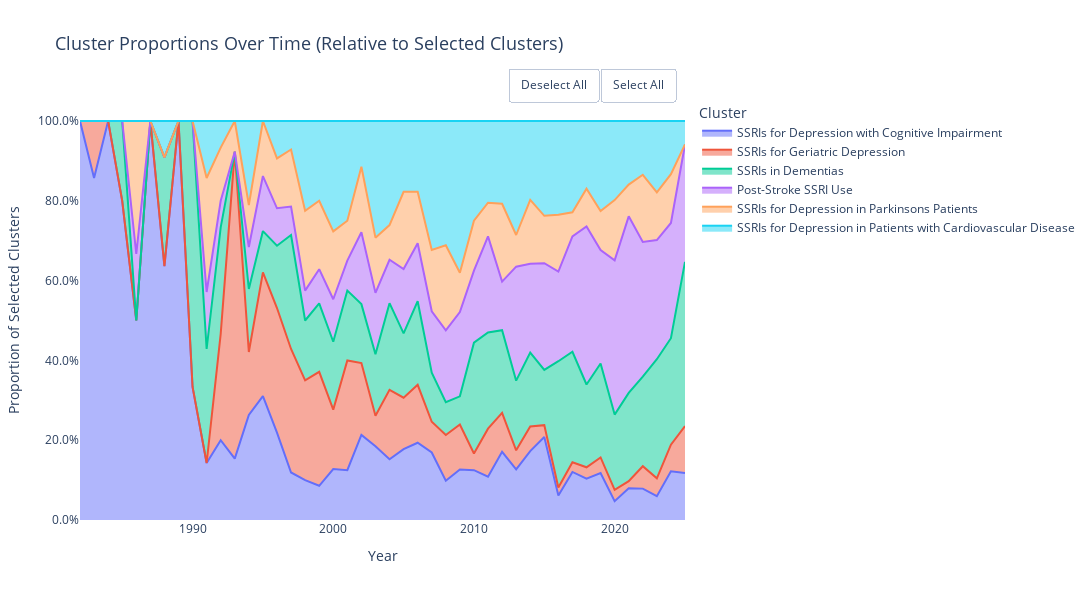

Notebook cell for this chart:
### Code cell
fig2_subset

### Figure 1 — Plotly figure (JSON) as saved in the notebook; plotly's stock layout.template omitted (floating-point values rounded to 4 significant figures)
{"data": [{"fillpattern": {"shape": ""}, "hovertemplate": "<b>%{fullData.name}</b><br>Year: %{x}<br>Proportion: %{y:.2%}<extra></extra>", "legendgroup": "SSRIs for Depression with Cognitive Impairment", "line": {"color": "#636EFA"}, "marker": {"symbol": "circle"}, "mode": "lines", "name": "SSRIs for Depression with Cognitive Impairment", "orientation": "v", "showlegend": true, "stackgroup": "1", "type": "scatter", "x": [1982, 1983, 1984, 1985, 1986, 1987, 1988, 1989, 1990, 1991, 1992, 1993, 1994, 1995, 1996, 1997, 1998, 1999, 2000, 2001, 2002, 2003, 2004, 2005, 2006, 2007, 2008, 2009, 2010, 2011, 2012, 2013, 2014, 2015, 2016, 2017, 2018, 2019, 2020, 2021, 2022, 2023, 2024, 2025], "xaxis": "x", "y": [1.0, 0.8571, 1.0, 0.8, 0.5, 1.0, 0.6364, 1.0, 0.3333, 0.1429, 0.2, 0.1538, 0.2632, 0.3103, 0.2188, 0.119, 0.1, 0.08571, 0.1277, 0.125, 0.2131, 0.1846, 0.1522, 0.1774, 0.1935, 0.1692, 0.09836, 0.1268, 0.125, 0.1084, 0.1707, 0.127, 0.1728, 0.2079, 0.06122, 0.1205, 0.1038, 0.1176, 0.04717, 0.07965, 0.07865, 0.0597, 0.1222, 0.1176], "yaxis": "y"}, {"fillpattern": {"shape": ""}, "hovertemplate": "<b>%{fullData.name}</b><br>Year: %{x}<br>Proportion: %{y:.2%}<extra></extra>", "legendgroup": "SSRIs for Geriatric Depression", "line": {"color": "#EF553B"}, "marker": {"symbol": "circle"}, "mode": "lines", "name": "SSRIs for Geriatric Depression", "orientation": "v", "showlegend": true, "stackgroup": "1", "type": "scatter", "x": [1982, 1983, 1984, 1985, 1986, 1987, 1988, 1989, 1990, 1991, 1992, 1993, 1994, 1995, 1996, 1997, 1998, 1999, 2000, 2001, 2002, 2003, 2004, 2005, 2006, 2007, 2008, 2009, 2010, 2011, 2012, 2013, 2014, 2015, 2016, 2017, 2018, 2019, 2020, 2021, 2022, 2023, 2024, 2025], "xaxis": "x", "y": [0.0, 0.1429, 0.0, 0.0, 0.0, 0.0, 0.0, 0.0, 0.0, 0.0, 0.2667, 0.7692, 0.1579, 0.3103, 0.3125, 0.3095, 0.25, 0.2857, 0.1489, 0.275, 0.1803, 0.07692, 0.1739, 0.129, 0.1452, 0.07692, 0.1148, 0.1127, 0.04167, 0.1205, 0.09756, 0.04762, 0.06173, 0.0297, 0.02041, 0.0241, 0.0283, 0.03922, 0.0283, 0.0177, 0.05618, 0.04478, 0.06667, 0.1176], "yaxis": "y"}, {"fillpattern": {"shape": ""}, "hovertemplate": "<b>%{fullData.name}</b><br>Year: %{x}<br>Proportion: %{y:.2%}<extra></extra>", "legendgroup": "SSRIs in Dementias", "line": {"color": "#00CC96"}, "marker": {"symbol": "circle"}, "mode": "lines", "name": "SSRIs in Dementias", "orientation": "v", "showlegend": true, "stackgroup": "1", "type": "scatter", "x": [1982, 1983, 1984, 1985, 1986, 1987, 1988, 1989, 1990, 1991, 1992, 1993, 1994, 1995, 1996, 1997, 1998, 1999, 2000, 2001, 2002, 2003, 2004, 2005, 2006, 2007, 2008, 2009, 2010, 2011, 2012, 2013, 2014, 2015, 2016, 2017, 2018, 2019, 2020, 2021, 2022, 2023, 2024, 2025], "xaxis": "x", "y": [0.0, 0.0, 0.0, 0.2, 0.0, 0.0, 0.2727, 0.0, 0.6667, 0.2857, 0.2667, 0.0, 0.1579, 0.1034, 0.1562, 0.2857, 0.15, 0.1714, 0.1702, 0.175, 0.1475, 0.1538, 0.2174, 0.1613, 0.2097, 0.1231, 0.08197, 0.07042, 0.2778, 0.241, 0.2073, 0.1746, 0.1852, 0.1386, 0.3163, 0.2771, 0.2075, 0.2353, 0.1887, 0.2212, 0.2247, 0.2985, 0.2667, 0.4118], "yaxis": "y"}, {"fillpattern": {"shape": ""}, "hovertemplate": "<b>%{fullData.name}</b><br>Year: %{x}<br>Proportion: %{y:.2%}<extra></extra>", "legendgroup": "Post-Stroke SSRI Use", "line": {"color": "#AB63FA"}, "marker": {"symbol": "circle"}, "mode": "lines", "name": "Post-Stroke SSRI Use", "orientation": "v", "showlegend": true, "stackgroup": "1", "type": "scatter", "x": [1982, 1983, 1984, 1985, 1986, 1987, 1988, 1989, 1990, 1991, 1992, 1993, 1994, 1995, 1996, 1997, 1998, 1999, 2000, 2001, 2002, 2003, 2004, 2005, 2006, 2007, 2008, 2009, 2010, 2011, 2012, 2013, 2014, 2015, 2016, 2017, 2018, 2019, 2020, 2021, 2022, 2023, 2024, 2025], "xaxis": "x", "y": [0.0, 0.0, 0.0, 0.0, 0.1667, 0.0, 0.0, 0.0, 0.0, 0.1429, 0.06667, 0.0, 0.1053, 0.1379, 0.09375, 0.07143, 0.075, 0.08571, 0.1064, 0.075, 0.1803, 0.1538, 0.1087, 0.1613, 0.1452, 0.1538, 0.1803, 0.2113, 0.1806, 0.241, 0.122, 0.2857, 0.2222, 0.2673, 0.2245, 0.2892, 0.3962, 0.2843, 0.3868, 0.4425, 0.3371, 0.2985, 0.2889, 0.2941], "yaxis": "y"}, {"fillpattern": {"shape": ""}, "hovertemplate": "<b>%{fullData.name}</b><br>Year: %{x}<br>Proportion: %{y:.2%}<extra></extra>", "legendgroup": "SSRIs for Depression in Parkinsons Patients", "line": {"color": "#FFA15A"}, "marker": {"symbol": "circle"}, "mode": "lines", "name": "SSRIs for Depression in Parkinsons Patients", "orientation": "v", "showlegend": true, "stackgroup": "1", "type": "scatter", "x": [1982, 1983, 1984, 1985, 1986, 1987, 1988, 1989, 1990, 1991, 1992, 1993, 1994, 1995, 1996, 1997, 1998, 1999, 2000, 2001, 2002, 2003, 2004, 2005, 2006, 2007, 2008, 2009, 2010, 2011, 2012, 2013, 2014, 2015, 2016, 2017, 2018, 2019, 2020, 2021, 2022, 2023, 2024, 2025], "xaxis": "x", "y": [0.0, 0.0, 0.0, 0.0, 0.3333, 0.0, 0.0, 0.0, 0.0, 0.2857, 0.1333, 0.07692, 0.1053, 0.1379, 0.125, 0.1429, 0.2, 0.1714, 0.1702, 0.1, 0.1639, 0.1385, 0.08696, 0.1935, 0.129, 0.1538, 0.2131, 0.09859, 0.125, 0.08434, 0.1951, 0.07937, 0.1605, 0.1188, 0.1429, 0.06024, 0.09434, 0.09804, 0.1509, 0.07965, 0.1685, 0.1194, 0.1222, 0.0], "yaxis": "y"}, {"fillpattern": {"shape": ""}, "hovertemplate": "<b>%{fullData.name}</b><br>Year: %{x}<br>Proportion: %{y:.2%}<extra></extra>", "legendgroup": "SSRIs for Depression in Patients with Cardiovascular Disease", "line": {"color": "#19D3F3"}, "marker": {"symbol": "circle"}, "mode": "lines", "name": "SSRIs for Depression in Patients with Cardiovascular Disease", "orientation": "v", "showlegend": true, "stackgroup": "1", "type": "scatter", "x": [1982, 1983, 1984, 1985, 1986, 1987, 1988, 1989, 1990, 1991, 1992, 1993, 1994, 1995, 1996, 1997, 1998, 1999, 2000, 2001, 2002, 2003, 2004, 2005, 2006, 2007, 2008, 2009, 2010, 2011, 2012, 2013, 2014, 2015, 2016, 2017, 2018, 2019, 2020, 2021, 2022, 2023, 2024, 2025], "xaxis": "x", "y": [0.0, 0.0, 0.0, 0.0, 0.0, 0.0, 0.09091, 0.0, 0.0, 0.1429, 0.06667, 0.0, 0.2105, 0.0, 0.09375, 0.07143, 0.225, 0.2, 0.2766, 0.25, 0.1148, 0.2923, 0.2609, 0.1774, 0.1774, 0.3231, 0.3115, 0.3803, 0.25, 0.2048, 0.2073, 0.2857, 0.1975, 0.2376, 0.2347, 0.2289, 0.1698, 0.2255, 0.1981, 0.1593, 0.1348, 0.1791, 0.1333, 0.05882], "yaxis": "y"}], "layout": {"height": 600, "hovermode": "closest", "legend": {"font": {"size": 12}, "orientation": "v", "title": {"font": {"size": 14}, "text": "Cluster"}, "tracegroupgap": 0, "traceorder": "normal", "x": 1.02, "xanchor": "left", "y": 1, "yanchor": "top"}, "margin": {"r": 150}, "plot_bgcolor": "white", "title": {"font": {"size": 18}, "text": "Cluster Proportions Over Time (Relative to Selected Clusters)"}, "updatemenus": [{"buttons": [{"args": [{"visible": "legendonly"}], "label": "Deselect All", "method": "restyle"}, {"args": [{"visible": true}], "label": "Select All", "method": "restyle"}], "direction": "left", "pad": {"r": 10, "t": 10}, "showactive": false, "type": "buttons", "x": 1, "xanchor": "right", "y": 1.1, "yanchor": "top"}], "width": 1200, "xaxis": {"anchor": "y", "domain": [0, 1], "title": {"font": {"size": 14}, "text": "Year"}}, "yaxis": {"anchor": "x", "domain": [0, 1], "tickformat": ".1%", "title": {"font": {"size": 14}, "text": "Proportion of Selected Clusters"}}}}
